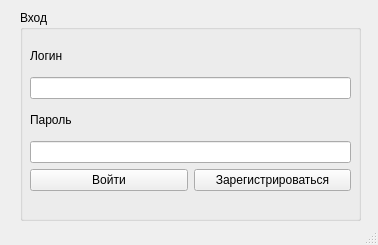
<?xml version="1.0" encoding="UTF-8"?>
<ui version="4.0">
 <class>MainWindow</class>
 <widget class="QMainWindow" name="MainWindow">
  <property name="geometry">
   <rect>
    <x>0</x>
    <y>0</y>
    <width>378</width>
    <height>245</height>
   </rect>
  </property>
  <property name="windowTitle">
   <string>MainWindow</string>
  </property>
  <widget class="QWidget" name="centralwidget">
   <widget class="QGroupBox" name="groupBox_2">
    <property name="geometry">
     <rect>
      <x>20</x>
      <y>10</y>
      <width>341</width>
      <height>211</height>
     </rect>
    </property>
    <property name="title">
     <string>Вход</string>
    </property>
    <widget class="QWidget" name="layoutWidget">
     <property name="geometry">
      <rect>
       <x>10</x>
       <y>30</y>
       <width>321</width>
       <height>151</height>
      </rect>
     </property>
     <layout class="QGridLayout" name="gridLayout">
      <item row="0" column="0">
       <widget class="QLabel" name="label">
        <property name="text">
         <string>Логин</string>
        </property>
       </widget>
      </item>
      <item row="3" column="0" colspan="2">
       <widget class="QLineEdit" name="LE_Password">
        <property name="echoMode">
         <enum>QLineEdit::Password</enum>
        </property>
       </widget>
      </item>
      <item row="2" column="0">
       <widget class="QLabel" name="label_2">
        <property name="text">
         <string>Пароль</string>
        </property>
       </widget>
      </item>
      <item row="1" column="0" colspan="2">
       <widget class="QLineEdit" name="LE_Login"/>
      </item>
      <item row="4" column="1">
       <widget class="QPushButton" name="autorize">
        <property name="text">
         <string>Зарегистрироваться</string>
        </property>
       </widget>
      </item>
      <item row="4" column="0">
       <widget class="QPushButton" name="entry">
        <property name="text">
         <string>Войти</string>
        </property>
       </widget>
      </item>
     </layout>
    </widget>
   </widget>
  </widget>
  <widget class="QMenuBar" name="menubar">
   <property name="geometry">
    <rect>
     <x>0</x>
     <y>0</y>
     <width>378</width>
     <height>25</height>
    </rect>
   </property>
  </widget>
  <widget class="QStatusBar" name="statusbar"/>
 </widget>
 <resources/>
 <connections/>
</ui>
